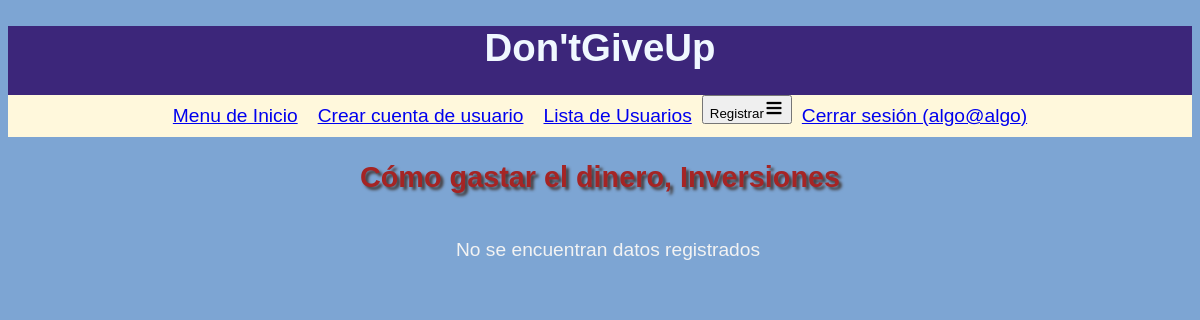
The app's page /inversiones.php (signed in), older data.
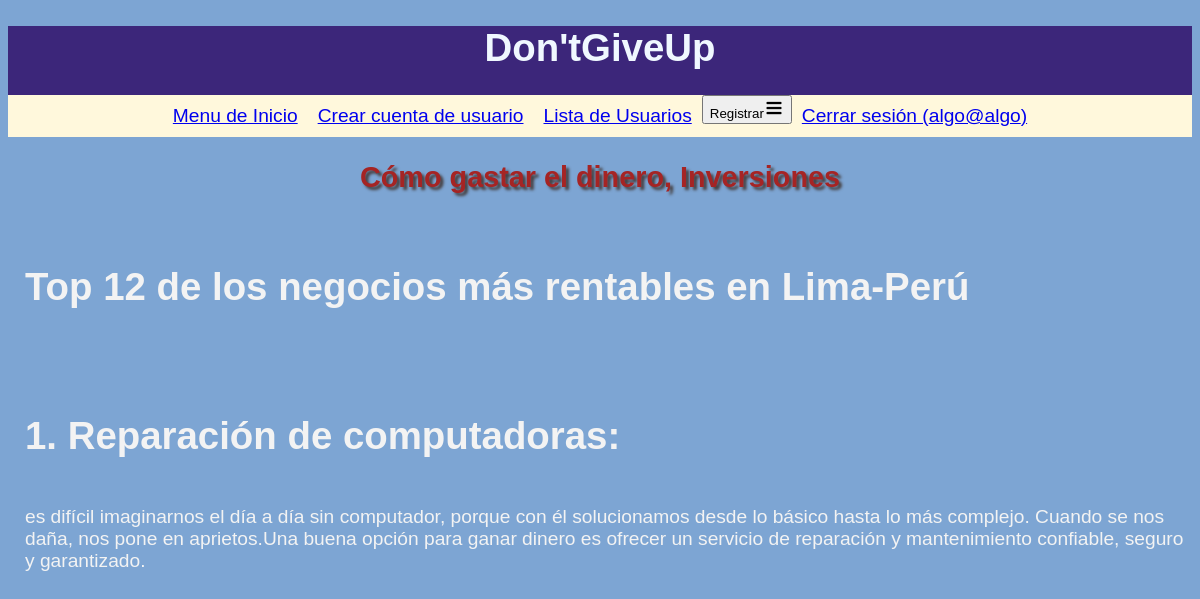
The same page, newer data.
### tables this page shows
CREATE TABLE `inversiones` (
  `id` int(11) NOT NULL,
  `titulo` varchar(500) NOT NULL,
  `contenido` text NOT NULL
);

### inversiones.php (the view, shortened to what this page needs)
<?php
include 'config.php';
$db = new PDO("mysql:host=$direccion;dbname=$bd;charset=utf8mb4", $usuario, $pass);
$stmt=$db ->query("SELECT * FROM inversiones");
$guia =$stmt->fetchAll();
?>
<!DOCTYPE html>
<html lang="en">
<head>
    <link rel="stylesheet" href="style.css">
</head>
<body>
    <?php include 'cabecera.php' ?>
    <h2>Cómo gastar el dinero, Inversiones</h2>
    <div id="tabla">
        <table>
            <tr>
                <th></th>
            </tr>
        <?php if(count($guia) == 0) { ?>
            <tr>
                <td colspan="5"
                style="text-align:center;">No se encuentran datos registrados</td>
            </tr>
        <?php } ?>
        <?php foreach($guia as $g) { ?>
        <tr>
            <td><h1><?php echo $g["titulo"] ?></h1><br>
                <?php echo $g["contenido"] ?></td>
            </tr>
        <?php } ?>
        </table>
    </div>
</body>
</html>

Row changes from the older to the newer data that the page shows:
added inversiones: titulo "Top 12 de los negocios más rentables en Lima-Perú"
added inversiones: titulo "1. Reparación de computadoras:", contenido "es difícil imaginarnos el día a día sin computador, porque con él solucionamos desde lo básico hasta lo más complejo. Cuando se nos daña, nos pone en aprietos.Una buena opción para ganar dinero es ofrecer un servicio de reparación y mantenimiento confiable, seguro y garantizado."
Text that changed along with them:
text no longer shown: "No se encuentran datos registrados"
